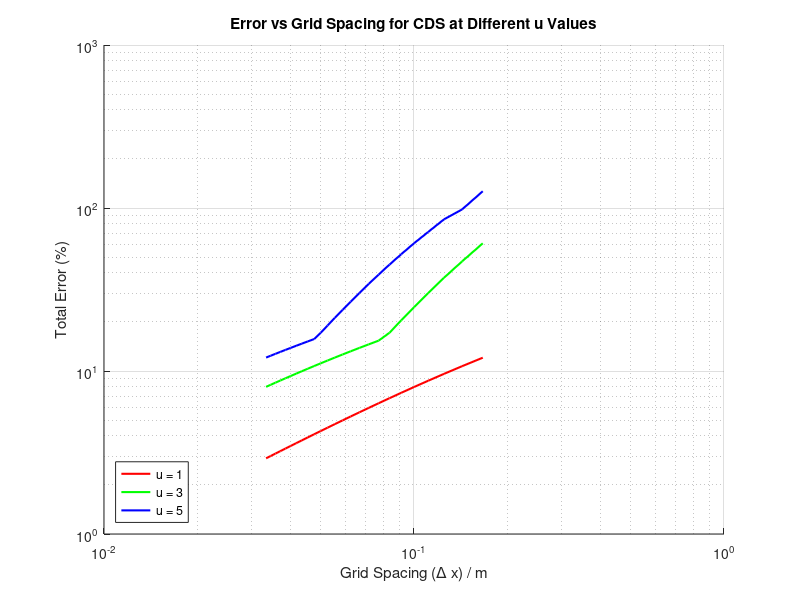

MATLAB code for this plot:
%% Central Differencing Scheme: Error Analysis for Multiple u Values
clear; clc; close all;

% Parameters
L = 1.0;                    % Length of the domain (m)
phi0 = 100;                 % Boundary value at x = 0
phiL = 20;                  % Boundary value at x = L
rho = 1.0;                  % Fluid density (kg/m^3)
Gamma = 0.1;                % Diffusion coefficient
u_values = [1, 3, 5];       % Different velocities to analyze

% Colors for plotting
colors = {'r-', 'g-', 'b-'};
legend_labels = {};

% Initialize figure for plotting
figure;
hold on;

for k = 1:length(u_values)
    u = u_values(k);        % Current velocity value
    dx_values = [];         % Array to store dx values
    Error_values = [];      % Array to store Error values

    for N = 7:31            % Number of grid points
        % Derived parameters
        dx = L / (N - 1);   % Grid spacing
        x = linspace(0, L, N);  % Spatial grid

        % Initialize matrix A and vector b
        A = zeros(N, N);    % Coefficient matrix
        b = zeros(N, 1);    % RHS vector

        % Coefficients
        alpha_W = (Gamma / dx) + rho * u / 2; % West coefficient
        alpha_E = (Gamma / dx) - rho * u / 2; % East coefficient

        % Build matrix A and RHS vector b
        for i = 1:N
            if i == 1
                % Left boundary condition (Dirichlet)
                A(i, i) = 1;        % Set diagonal to 1
                b(i) = phi0;        % RHS equals boundary value
            elseif i == N
                % Right boundary condition (Dirichlet)
                A(i, i) = 1;        % Set diagonal to 1
                b(i) = phiL;        % RHS equals boundary value
            else
                % Internal nodes
                A(i, i-1) = -alpha_W;    % West coefficient
                A(i, i) = alpha_W + alpha_E; % Central coefficient
                A(i, i+1) = -alpha_E;    % East coefficient
                b(i) = 0;                % No source term
            end
        end

        % Solve the system using matrix inversion
        phi = A \ b;

        % Analytical solution 
        Pe = rho * u * L / Gamma; % Global Péclet number
        phi_analytical = (phi0 + (phiL - phi0) * (exp(Pe * x / L) - 1) ./ (exp(Pe) - 1))';

        % Compute percentage error
        error = abs((phi - phi_analytical) ./ (phi_analytical)) .* 100;
        total_error = sum(error); % Summed error

        % Store dx and total_error
        dx_values = [dx_values; dx];
        Error_values = [Error_values; total_error];
    end

    % Plot dx vs Error for the current u
    loglog(dx_values, Error_values, colors{k}, 'LineWidth', 1.5);
    legend_labels{k} = sprintf('u = %d', u); % Add legend label
end

% Graph formatting
xlabel('Grid Spacing (\Delta x) / m');
ylabel('Total Error (%)');
grid on;
title('Error vs Grid Spacing for CDS at Different u Values');
legend(legend_labels, 'Location', 'SouthWest');
hold off;
